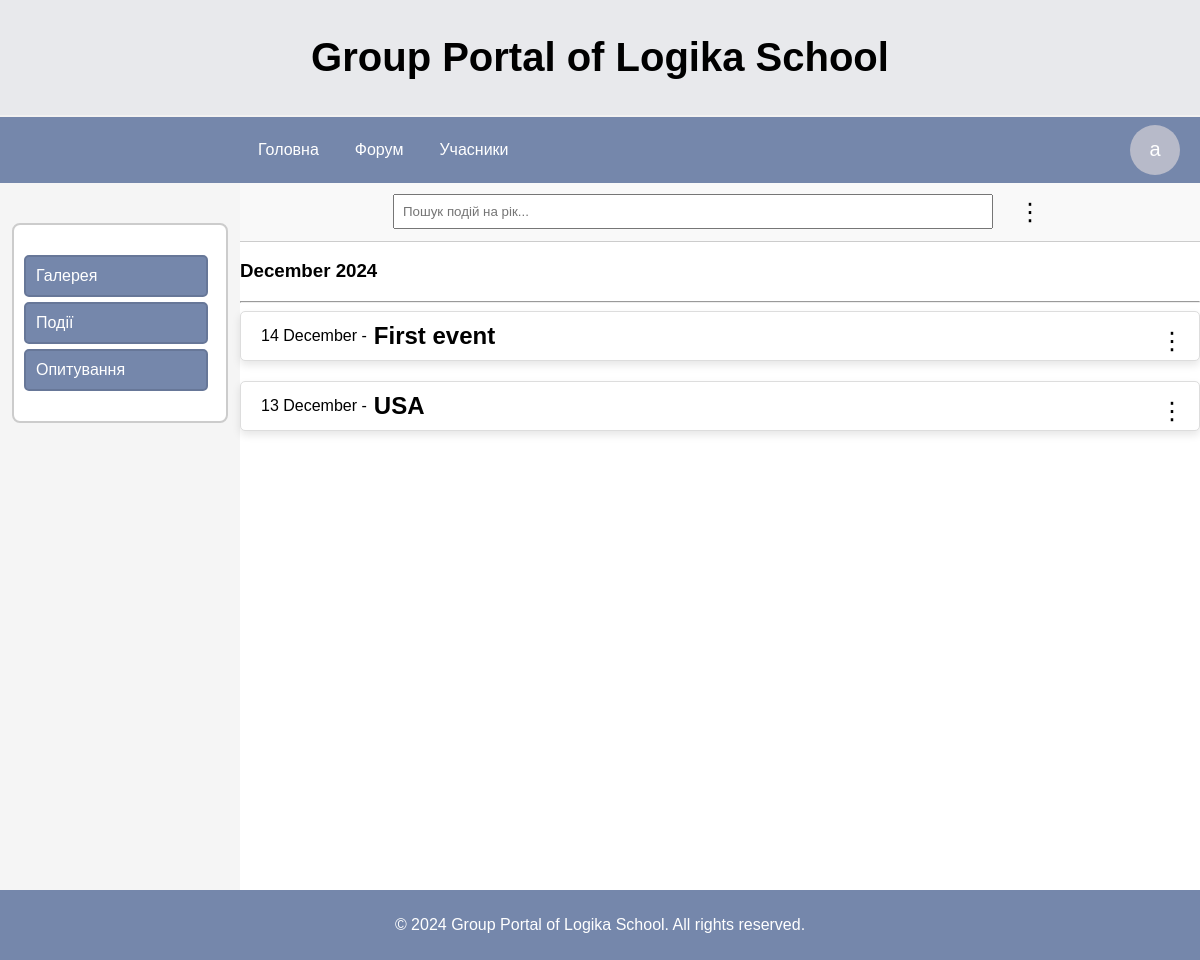
/events/ (signed in), run on the app's committed database.
### portal/models.py (models this page shows, shortened)
class Event(models.Model):
    title = models.CharField(max_length=255)
    content = models.TextField()
    date = models.DateField()

### portal/views.py (the view)
# urls.py: path('events/', views.EventListView.as_view(), name='event_list'),
class EventListView(LoginRequiredMixin,ListView):
    model = Event
    template_name = 'portal/events_page.html'
    context_object_name = 'events'
    def get_queryset(self):
        search_query = self.request.GET.get('search', '').lower()
        if search_query:
            words = search_query.split()
            query = Q()
            for word in words:
                query |= Q(title__icontains=word) | Q(content__icontains=word)
            return Event.objects.filter(query).distinct().order_by('-date')
        return Event.objects.all().order_by('-date')
    def get_context_data(self, **kwargs):
        context = super().get_context_data(**kwargs)
        context['search'] = self.request.GET.get('search', '')
        events = context['events']
        events_sorted = events.order_by('-date')
        grouped_events = defaultdict(list)
        for event in events_sorted:
            month_year = event.date.strftime('%B %Y')  # Місяць і рік
            grouped_events[month_year].append(event)  # Додаємо подію в групу
        context['grouped_events'] = list(grouped_events.items())
        return context

### portal/context_processors.py (called while the page is built)
def profile_photo_context(request):
    profile_photo = None
    if request.user.is_authenticated:
        profile_photo = ProfilePhoto.objects.filter(user=request.user).first()
    return {'profile_photo': profile_photo}

### portal/templatetags/has_permission.py (called while the page is built, shortened)
@register.filter
def has_permission(current_user, target_user):
    if current_user.is_superuser:
        return True

### templates/portal/events_page.html (shortened to what this page needs)
{% extends 'base.html' %}
{% load static %}
{% load has_permission %}
{% block content %}
<link rel="stylesheet" href="{% static 'events.css' %}">
<aside class="sidebar" style="margin: 0;">
    <div class="sidebar-div">
        <nav class="sidebar-nav">
            <a href="{% url 'gallery' %}">Галерея</a>
            <a href="{% url 'event_list'%}">Події</a>
            <a href="">Опитування</a>
        </nav>
    </div>
</aside>
<div class="main-container">
    <div class="search-container">
        <form id="search-form" method="get" action="{% url 'event_list'%}">
            <input type="text" name="search" id="search-input" placeholder="Пошук подій на рік..." class="search-bar" value="{{ search }}" oninput="submitSearch()">
        </form>
        {% if request.user|has_permission:user %}
            <div class="admin-menu">
                <button class="admin-menu-btn">&#x22EE;</button>
            </div>
        {% endif %}
    </div>
    <div class="list-elements">
        {% for month_year, events_in_month in grouped_events %}
            <h3 class="month-heading">{{ month_year }}</h3>
            <hr>
            {% for event in events_in_month %}
                <div class="event">
                    {% if request.user|has_permission:user %}
                        <div class="edit-menu">
                            <button class="menu-btn">&#x22EE;</button>
                        </div>
                    {% endif %}
                    <a href="{% url 'event_detail' event.id%}" class="link-text">
                    <div class="event-text">{{ event.date|date:"d F" }} - <h2 class="event-title">{{ event.title|truncatechars:20 }}</h2></div>
                    </a>
                </div>
            {% endfor %}
        {% endfor %}
    </div>
</div>
{% endblock %}

### templates/base.html (shortened to what this page needs)
<!DOCTYPE html>
<html lang="en">
<head>
    {% load static %}
    <link rel="stylesheet" href="{% static 'base.css' %}">
</head>
<body>
    <div class="wrapper">
    <header>
            <div class="header-title">
                <h1 class="site-title">Group Portal of Logika School</h1>
            </div>
            <div class="header-links">
                <nav >
                    <a href="{% url 'main'%}">Головна</a>
                    <a href="{% url 'category_list'%}">Форум</a>
                    <a href="{% url 'user_list'%}">Учасники</a>
                </nav>
                <div class="user-menu">
                    {% if profile_photo %}
                        <img src="{{ profile_photo.photo.url }}" alt="Profile Photo" class="profile-photo" style="width: 50px; /* Ширина квадрата */
                        height: 50px; /* Висота квадрата */
                        object-fit: cover; /* Масштабування, щоб повністю заповнити квадрат */
                        border-radius:  50%;; /* Така ж закругленість, як у .user-icon */">
                    {% else %}
                        <div class="user-icon" style="background-color: {{ user.profile_color.color|default:'#cccccc' }};
                                                    color: #fff;
                                                    display: flex;
                                                    justify-content: center;
                                                    align-items: center;
                                                    font-size: 20px;
                                                    width: 50px;
                                                    height: 50px;
                                                    border-radius: 50%;">
                            {% if user.first_name and user.last_name %}
                                {{ user.first_name|slice:":1" }}{{ user.last_name|slice:":1" }}
                            {% else %}
                                {{ user.username|slice:":1" }}
                            {% endif %}
                        </div>
                    {% endif %}
                </div>
            </div>
    </header>
    <main >
        {% block content %}
        {% endblock %}
    </main>
    <footer>
        <p>&copy; 2024 Group Portal of Logika School. All rights reserved.</p>
    </footer>
</div>
</body>
</html>

### static/base.css (style rules this page uses)
body, html { margin: 0; padding: 0; font-family: Arial, sans-serif; height: 100%; display: flex; flex-direction: column; }
.wrapper { display: flex; flex-direction: column; min-height: 120vh; }
header { background-color: rgb(66, 71, 103); color: #fff; text-align: center; }
.site-title { color: black; }
.header-title { background-color: rgba(255, 255, 255, 0.877); padding: 8px; font-size: 20px; position: sticky; top: 0; z-index: 10; border-bottom: 2px solid #f2f1f1; }
.header-links { background-color: rgb(117, 135, 171) ; padding: 8px 0; display: flex; align-items: center; }
.header-links nav { display: flex; gap: 20px; justify-content: center; margin-left: 250px; }
.header-links nav a { color: #fff; text-decoration: none; padding: 8px; }
.user-menu { color: #fff; text-decoration: none; padding-right: 10px; margin-right: 10px; margin-left: auto; text-decoration: none; cursor: pointer; position: relative; }
main { flex: 1; display: flex; background-color: #fff; margin: 0; }
footer { background-color: rgb(117, 135, 171); color: #fff; text-align: center; padding: 10px 0; }

### static/events.css (style rules this page uses)
.sidebar-div { width: 90%; padding-left: 10px; padding-top: 30px; border: 2px solid #ccc; border-radius: 8px; background-color: #ffffff; margin-top: 20px; margin-bottom: 20px; max-height: 200px; box-sizing: border-box; }
.sidebar { padding-top: 20px; width: 300px; height: 100%; box-sizing: border-box; background-color: #f5f5f5; display: flex; justify-content: center; }
.sidebar-nav a { display: block; width: 160px; padding: 10px; color: #ffffff; text-decoration: none; margin-bottom: 5px; border-radius: 5px; border: 2px solid rgb(103, 119, 152); background-color: rgb(117, 135, 171); }
.search-container { display: flex; padding: 10px; background-color: #f9f9f9; border-bottom: 1px solid #ccc; justify-content: center; align-items: center; }
.search-bar { width: 600px; flex-grow: 1; padding: 8px; margin-right: 10px; box-sizing: border-box; }
.main-container { width: 100%; }
.event { margin-bottom: 20px; padding: 10px; padding-left: 20px; background-color: white; border: 1px solid #ddd; border-radius: 5px; box-shadow: 0 4px 8px rgba(0, 0, 0, 0.1); position: relative; }
.edit-menu { display: inline-block; position: absolute; top: 10px; right: 10px; }
.menu-btn { background: none; border: none; font-size: 1.5rem; cursor: pointer; padding: 5px; }
.admin-menu { position: relative; display: inline-block; margin-left: 10px; }
.admin-menu-btn { background: none; border: none; font-size: 1.5rem; cursor: pointer; padding: 5px; }
.link-text { text-decoration: none; color: black; }
.event-text { display: flex; align-items: center; }
.event-title { display: inline-block; margin: 0; margin-left: 7px; }

### data on the page
Event: month_year "December 2024", date "14 December", title "First event"
Event: date "13 December", title "USA"

### other printed values
{{ user.username|slice:":1" }} "a"
